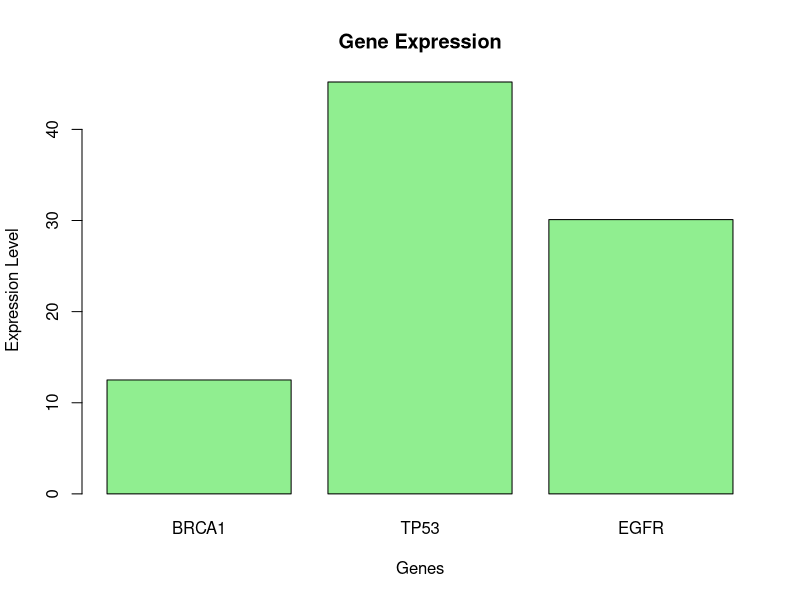

R code for this plot:
genes <- c("BRCA1", "TP53", "EGFR")
expression <- c(12.5, 45.2, 30.1)
condition <- c("Control", "Treatment", "Treatment")

exp_data <- data.frame(genes, expression, condition)
str(exp_data)


png("r_task/expression_plot.png")
barplot(height = exp_data$expression, 
        names.arg = exp_data$genes, 
        main = "Gene Expression",
        xlab = "Genes", 
        ylab = "Expression Level",
        col ="lightgreen")
dev.off()